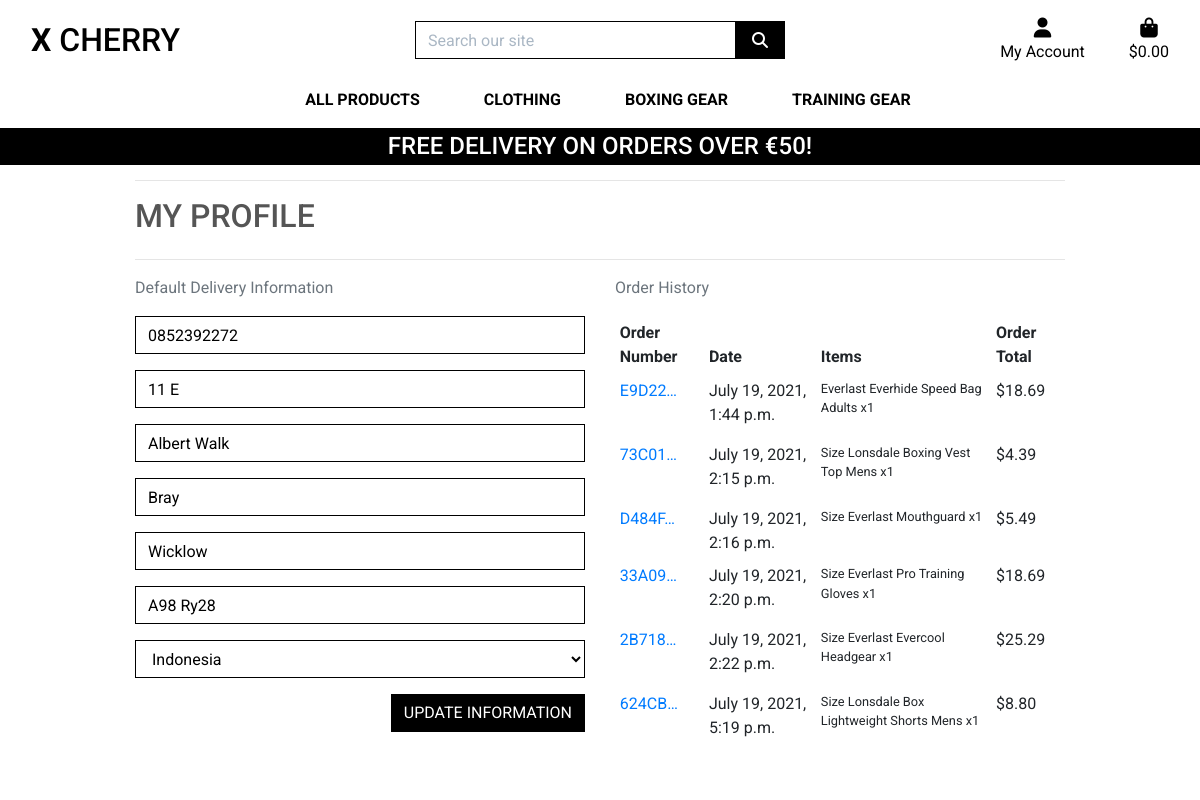
/profile/ (signed in), run on an earlier commit of the app's database.
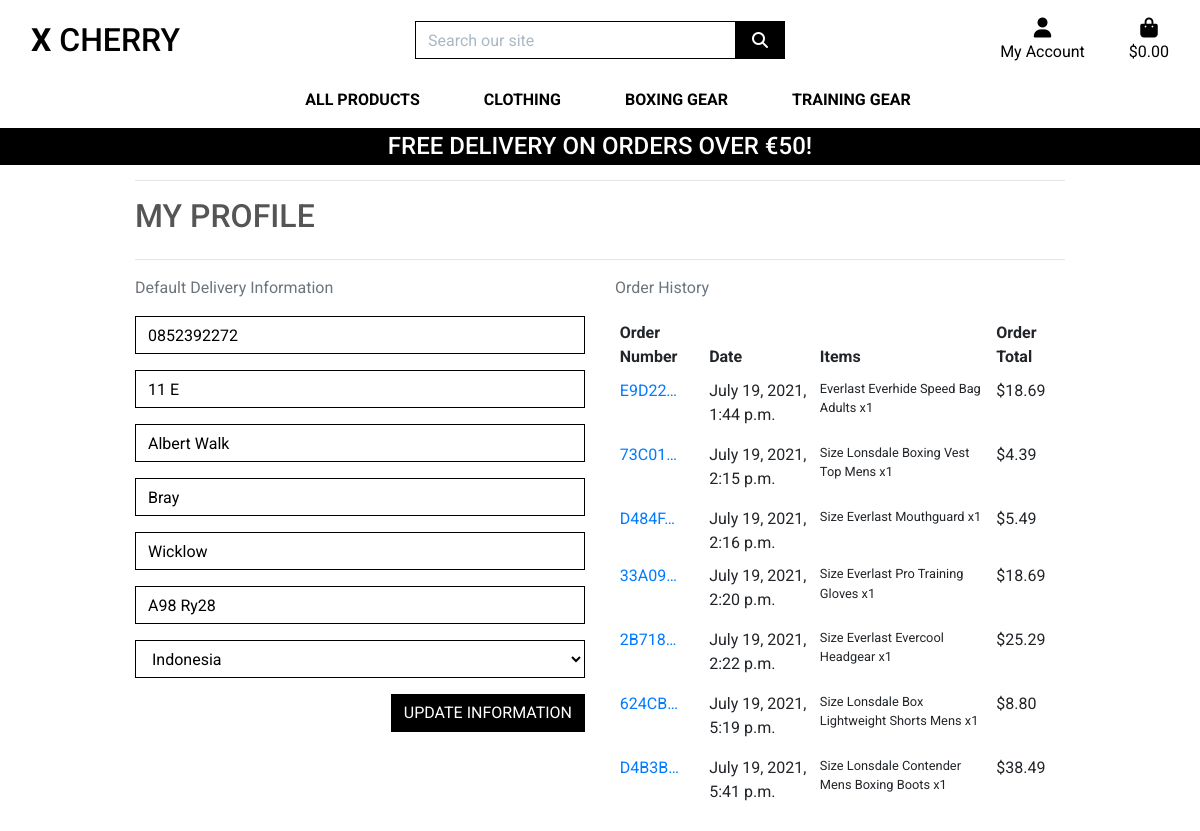
And on a later commit of the database.
### checkout/models.py (models this page shows, shortened)
class Order(models.Model):
    order_number = models.CharField(max_length=32, null=False, editable=False)
    user_profile = models.ForeignKey(UserProfile, on_delete=models.SET_NULL,
                                     null=True, blank=True,
                                     related_name='orders')
    full_name = models.CharField(max_length=50, null=False, blank=False)
    email = models.EmailField(max_length=254, null=False, blank=False)
    phone_number = models.CharField(max_length=20, null=False, blank=False)
    country = CountryField(blank_label='Country *', null=False, blank=False)
    postcode = models.CharField(max_length=20, null=True, blank=True)
    town_or_city = models.CharField(max_length=40, null=False, blank=False)
    street_address1 = models.CharField(max_length=80, null=False, blank=False)
    street_address2 = models.CharField(max_length=80, null=True, blank=True)
    county = models.CharField(max_length=80, null=True, blank=True)
    date = models.DateTimeField(auto_now_add=True)
    delivery_cost = models.DecimalField(max_digits=6, decimal_places=2, null=False, default=0)
    order_total = models.DecimalField(max_digits=10, decimal_places=2, null=False, default=0)
    grand_total = models.DecimalField(max_digits=10, decimal_places=2, null=False, default=0)
    original_bag = models.TextField(null=False, blank=False, default='')
    stripe_pid = models.CharField(max_length=254, null=False, blank=False, default='')

class OrderLineItem(models.Model):
    order = models.ForeignKey(Order, null=False, blank=False, on_delete=models.CASCADE, related_name='lineitems')
    product = models.ForeignKey(Product, null=False, blank=False, on_delete=models.CASCADE)
    product_size = models.CharField(max_length=2, null=True, blank=True)  # XS, S, M, L, XL
    quantity = models.IntegerField(null=False, blank=False, default=0)
    lineitem_total = models.DecimalField(max_digits=6, decimal_places=2, null=False, blank=False, editable=False)

### products/models.py (models this page shows, shortened)
class Product(models.Model):
    category = models.ForeignKey('Category', null=True, blank=True, on_delete=models.SET_NULL)
    sku = models.CharField(max_length=254, null=True, blank=True)
    name = models.CharField(max_length=254)
    description = models.TextField()
    has_sizes = models.BooleanField(default=False, null=True, blank=True,)
    price = models.DecimalField(max_digits=6, decimal_places=2)
    rating = models.DecimalField(max_digits=6, decimal_places=2, null=True, blank=True)
    image_url = models.URLField(max_length=1024, null=True, blank=True)
    image = models.ImageField(null=True, blank=True)

### profiles/views.py (the view)
# urls.py: path('', views.profile, name='profile'),
def profile(request):
    profile = get_object_or_404(UserProfile, user=request.user)
    if request.method == 'POST':
        form = UserProfileForm(request.POST, instance=profile)
        if form.is_valid():
            form.save()
            messages.success(request, 'Profile updated successfully')
        else:
            messages.error(request, 'Update failed. Please ensure the form is valid.')
    else:
        form = UserProfileForm(instance=profile)
    orders = profile.orders.all()
    template = 'profiles/profile.html'
    context = {
        'form': form,
        'orders': orders,
        'on_profile_page': True
    }
    return render(request, template, context)

### profiles/forms.py
class UserProfileForm(forms.ModelForm):
    class Meta:
        model = UserProfile
        exclude = ('user',)
    def __init__(self, *args, **kwargs):
        super().__init__(*args, **kwargs)
        placeholders = {
            'default_phone_number': 'Phone Number',
            'default_postcode': 'Postal Code',
            'default_town_or_city': 'Town or City',
            'default_street_address1': 'Street Address 1',
            'default_street_address2': 'Street Address 2',
            'default_county': 'County, State or Locality',
        }
        self.fields['default_phone_number'].widget.attrs['autofocus'] = True
        for field in self.fields:
            if field != 'default_country':
                if self.fields[field].required:
                    placeholder = f'{placeholders[field]} *'
                else:
                    placeholder = placeholders[field]
                self.fields[field].widget.attrs['placeholder'] = placeholder
            self.fields[field].widget.attrs['class'] = 'border-black rounded-0 profile-form-input'
            self.fields[field].label = False

### profiles/templates/profiles/profile.html (shortened to what this page needs)
{% extends "base.html" %}
{% load static %}
{% block extra_css %}
    <link rel="stylesheet" href="{% static 'profiles/css/profile.css' %}">
{% endblock %}
{% block page_header %}
    <div class="container header-container">
    </div>
{% endblock %}
{% block content %}
    <div class="overlay"></div>
    <div class="container">
        <div class="row">
            <div class="col">
                <hr>
                    <h2 class="logo-font mb-4">My Profile</h2>
                <hr>
            </div>
        </div>
        <div class="row">
            <div class="col-12 col-md-6">
                <p class="text-muted">Default Delivery Information</p>
                <form action="{% url 'profile' %}" class="mt-3" method="POST" id="profile-update-form">
                    {{ form|crispy }}
                    <button class="btn btn-black rounded-0 text-uppercase float-right">Update Information</button>
                </form>
            </div>
            <div class="col-12 col-md-6">
                <p class="text-muted">Order History</p>
                <div class="order-history table-responsive">
                    <table class="table table-sm table-borderless">
                        <thead>
                            <tr>
                                <th>Order Number</th>
                                <th>Date</th>
                                <th>Items</th>
                                <th>Order Total</th>
                            </tr>
                        </thead>
                        <tbody>
                            {% for order in orders %}
                                <tr>
                                    <td>
                                        <a href="{% url 'order_history' order.order_number %}"
                                            title="{{ order.order_number }}">
                                            {{ order.order_number|truncatechars:6 }}
                                        </a>
                                    </td>
                                    <td>{{ order.date }}</td>
                                    <td>
                                        <ul class="list-unstyled">
                                            {% for item in order.lineitems.all %}
                                                <li class="small">
                                                    {% if item.product.has_sizes %}
                                                        Size {{ item.product.size|upper }}
                                                    {% endif %}{{ item.product.name }} x{{ item.quantity }}
                                                </li>
                                            {% endfor %}
                                        </ul>
                                    </td>
                                    <td>${{ order.grand_total }}</td>
                                </tr>
                            {% endfor %}
                        </tbody>
                    </table>
                </div>
            </div>
        </div>
{% endblock %}

What changed in the data, as far as the page shows it:
added Order: order_number "D4B3B…", date "July 19, 2021, 5:41 p.m.", grand_total "38.49"
added OrderLineItem: product.name "Lonsdale Contender Mens Boxing Boots", quantity "1", shown under "D4B3B…"
